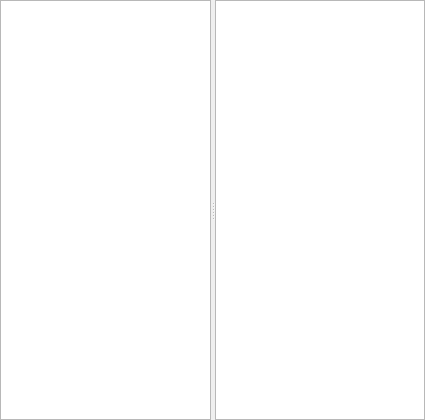
<?xml version="1.0" encoding="UTF-8"?>
<ui version="4.0">
 <class>oneRunViewer</class>
 <widget class="QWidget" name="oneRunViewer">
  <property name="geometry">
   <rect>
    <x>0</x>
    <y>0</y>
    <width>425</width>
    <height>420</height>
   </rect>
  </property>
  <property name="windowTitle">
   <string>oneRunViewer</string>
  </property>
  <layout class="QHBoxLayout" name="horizontalLayout">
   <property name="leftMargin">
    <number>0</number>
   </property>
   <property name="topMargin">
    <number>0</number>
   </property>
   <property name="rightMargin">
    <number>0</number>
   </property>
   <property name="bottomMargin">
    <number>0</number>
   </property>
   <item>
    <widget class="QSplitter" name="splitter">
     <property name="orientation">
      <enum>Qt::Horizontal</enum>
     </property>
     <property name="childrenCollapsible">
      <bool>false</bool>
     </property>
     <widget class="QTreeView" name="treeView">
      <property name="editTriggers">
       <set>QAbstractItemView::NoEditTriggers</set>
      </property>
      <property name="showDropIndicator" stdset="0">
       <bool>false</bool>
      </property>
      <attribute name="headerVisible">
       <bool>false</bool>
      </attribute>
     </widget>
     <widget class="QStackedWidget" name="stackedWidget">
      <property name="sizePolicy">
       <sizepolicy hsizetype="Expanding" vsizetype="Preferred">
        <horstretch>0</horstretch>
        <verstretch>0</verstretch>
       </sizepolicy>
      </property>
      <property name="minimumSize">
       <size>
        <width>200</width>
        <height>0</height>
       </size>
      </property>
      <property name="currentIndex">
       <number>1</number>
      </property>
      <widget class="QWidget" name="page">
       <layout class="QHBoxLayout" name="horizontalLayout_2">
        <property name="leftMargin">
         <number>0</number>
        </property>
        <property name="topMargin">
         <number>0</number>
        </property>
        <property name="rightMargin">
         <number>0</number>
        </property>
        <property name="bottomMargin">
         <number>0</number>
        </property>
        <item>
         <widget class="QScrollArea" name="scrollArea">
          <property name="widgetResizable">
           <bool>true</bool>
          </property>
          <widget class="QWidget" name="scrollAreaWidgetContents">
           <property name="geometry">
            <rect>
             <x>0</x>
             <y>0</y>
             <width>198</width>
             <height>400</height>
            </rect>
           </property>
           <layout class="QHBoxLayout" name="horizontalLayout_4">
            <property name="spacing">
             <number>0</number>
            </property>
            <property name="leftMargin">
             <number>0</number>
            </property>
            <property name="topMargin">
             <number>0</number>
            </property>
            <property name="rightMargin">
             <number>0</number>
            </property>
            <property name="bottomMargin">
             <number>0</number>
            </property>
            <item>
             <widget class="QLabel" name="imageBox">
              <property name="sizePolicy">
               <sizepolicy hsizetype="Expanding" vsizetype="Expanding">
                <horstretch>0</horstretch>
                <verstretch>0</verstretch>
               </sizepolicy>
              </property>
              <property name="text">
               <string/>
              </property>
             </widget>
            </item>
           </layout>
          </widget>
         </widget>
        </item>
       </layout>
      </widget>
      <widget class="QWidget" name="page_2">
       <layout class="QHBoxLayout" name="horizontalLayout_3">
        <property name="spacing">
         <number>0</number>
        </property>
        <property name="leftMargin">
         <number>0</number>
        </property>
        <property name="topMargin">
         <number>0</number>
        </property>
        <property name="rightMargin">
         <number>0</number>
        </property>
        <property name="bottomMargin">
         <number>0</number>
        </property>
        <item>
         <widget class="QTableView" name="tableView">
          <property name="editTriggers">
           <set>QAbstractItemView::NoEditTriggers</set>
          </property>
          <property name="selectionMode">
           <enum>QAbstractItemView::ContiguousSelection</enum>
          </property>
         </widget>
        </item>
       </layout>
      </widget>
     </widget>
    </widget>
   </item>
  </layout>
 </widget>
 <layoutdefault spacing="6" margin="11"/>
 <resources/>
 <connections/>
</ui>
